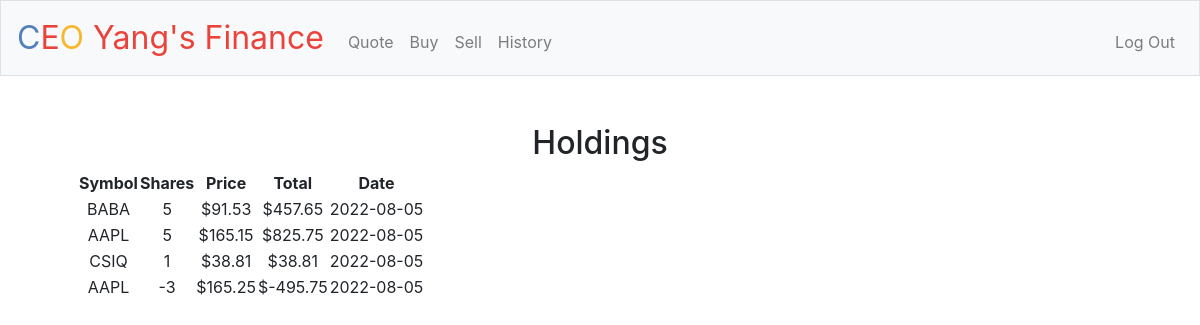
Screenshot of /history (signed in) with the database file from the repository.
### tables this page shows
CREATE TABLE transactions (id INTEGER, userid INTEGER, ticker TEXT NOT NULL, name TEXT NOT NULL, shares NUMERIC NOT NULL, price NUMERIC NOT NULL, date TEXT NOT NULL, total NUMERIC, PRIMARY KEY(id));

### application.py (the view)
@app.route("/history")
@login_required
def history():
    history = db.execute("SELECT ticker, shares, price, total, date FROM transactions WHERE userid = ?", session["user_id"])
    return render_template("history.html", history=history)

### application.py (called while the page is built)
@app.after_request
def after_request(response):
    response.headers["Cache-Control"] = "no-cache, no-store, must-revalidate"
    response.headers["Expires"] = 0
    response.headers["Pragma"] = "no-cache"
    return response

### helpers.py (called while the page is built)
def login_required(f):    #Ensure that usser is logged in before accessing any other routes
    @wraps(f)
    def decorated_function(*args, **kwargs):
        if session.get("user_id") is None:
            return redirect("/login")
        return f(*args, **kwargs)
    return decorated_function

def usd(value):     #Formats the number into usd format
    return f"${value:,.2f}"

### templates/history.html (shortened to what this page needs)
{% extends "layout.html" %}
{% block main %}
    <h2>Holdings</h2>
    <table>
        <thead>
            <tr>
                <th>Symbol</th>
                <th>Shares</th>
                <th>Price</th>
                <th>Total</th>
                <th>Date</th>
            </tr>
        </thead>
        <tbody>
            {% for i in history %}
            <tr>
                <td>{{ i.ticker }}</td>
                <td>{{ i.shares }}</td>
                <td>{{ i.price|usd }}</td>
                <td>{{ i.total|usd }}</td>
                <td>{{ i.date }}</td>
            </tr>
            {% endfor %}
        </tbody>
    </table>
{% endblock %}

### templates/layout.html (shortened to what this page needs)
<!DOCTYPE html>
<html lang="en">
    <head>
        <link rel="stylesheet" href="https://cdn.jsdelivr.net/npm/bootstrap@4.5.3/dist/css/bootstrap.min.css">
        <link href="/static/styles.css" rel="stylesheet">
    </head>
    <body>
        <nav class="navbar navbar-expand-md navbar-light bg-light border">
            <a class="navbar-brand" href="/"><span class="blue">C</span><span class="red">E</span><span class="yellow">O</span> <span class="red">Yang's Finance</span></a>
            <div class="collapse navbar-collapse" id="navbar">
                {% if session.user_id %}
                    <ul class="navbar-nav mr-auto mt-2">
                        <li class="nav-item"><a class="nav-link" href="/quote">Quote</a></li>
                        <li class="nav-item"><a class="nav-link" href="/buy">Buy</a></li>
                        <li class="nav-item"><a class="nav-link" href="/sell">Sell</a></li>
                        <li class="nav-item"><a class="nav-link" href="/history">History</a></li>
                    </ul>
                    <ul class="navbar-nav ml-auto mt-2">
                        <li class="nav-item"><a class="nav-link" href="/logout">Log Out</a></li>
                    </ul>
                {% else %}
                    <ul class="navbar-nav ml-auto mt-2">
                        <li class="nav-item"><a class="nav-link" href="/register">Register</a></li>
                        <li class="nav-item"><a class="nav-link" href="/login">Log In</a></li>
                    </ul>
                {% endif %}
            </div>
        </nav>
        <main class="container p-5">
            {% block main %}{% endblock %}
        </main>
    </body>
</html>

### static/styles.css (style rules this page uses)
nav .navbar-brand { font-size: xx-large; }
nav .navbar-brand .blue { color: #537fbe; }
nav .navbar-brand .red { color: #ea433b; }
nav .navbar-brand .yellow { color: #f5b82e; }
main { overflow-x: auto; text-align: center; }

### rows the page displays
transactions: ticker "BABA", shares "5", price "$91.53", total "$457.65", date "2022-08-05"
transactions: ticker "AAPL", shares "5", price "$165.15", total "$825.75", date "2022-08-05"
transactions: ticker "CSIQ", shares "1", price "$38.81", total "$38.81", date "2022-08-05"
transactions: ticker "AAPL", shares "-3", price "$165.25", total "$-495.75", date "2022-08-05"
